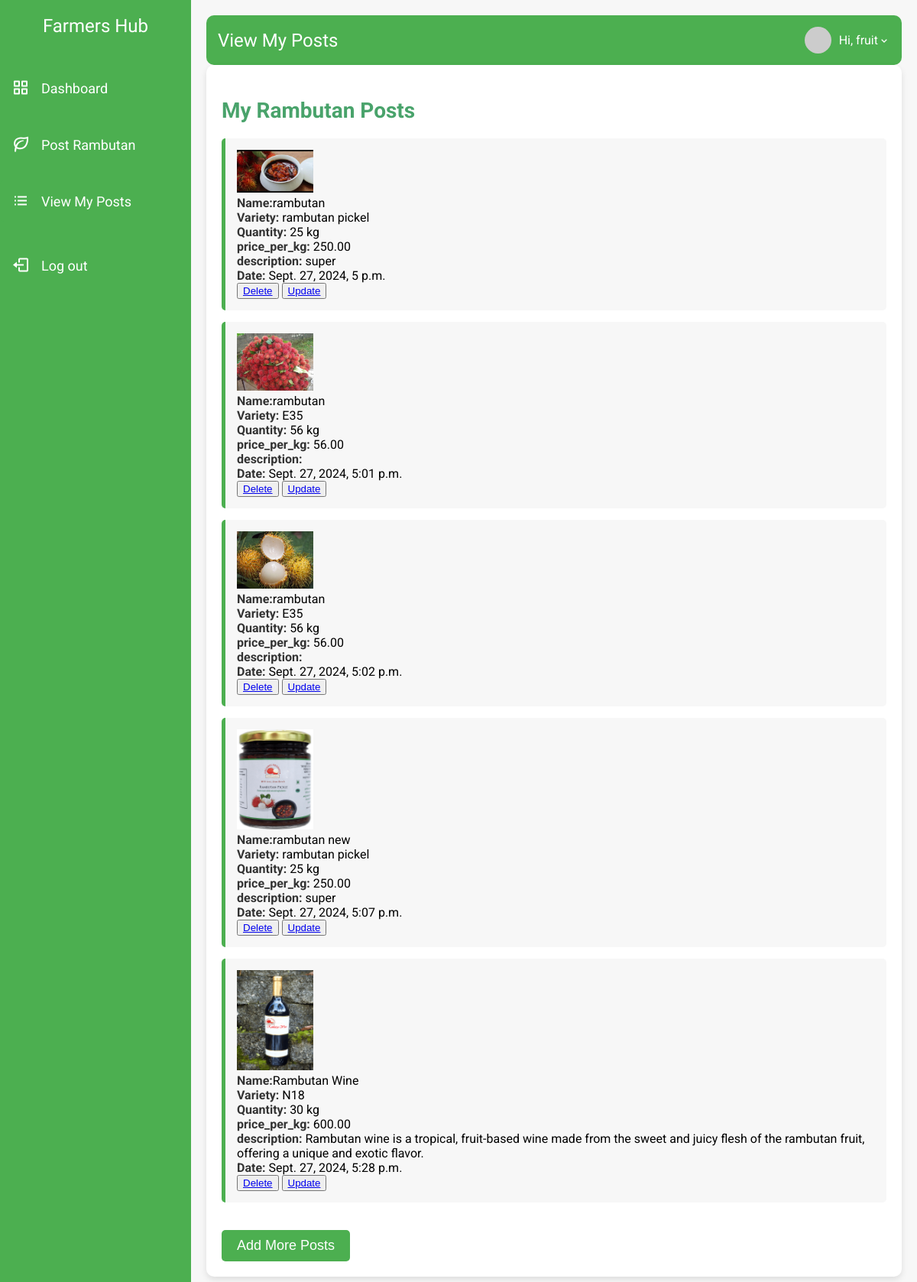
Page /view_posts/ (signed in) on the committed database.
### warehouse/models.py (models this page shows)
class Registeruser(AbstractUser):
    username = models.EmailField(unique=True)
    name = models.CharField(max_length=50,default='noname')
    contact = models.CharField(max_length=250, blank=True)
    address = models.CharField(max_length=250, blank=True)
    place = models.CharField(max_length=100, blank=True)
    role = models.CharField(max_length=10, choices=ROLE_CHOICES)
    groups = models.ManyToManyField(
        Group,
        related_name='registeruser_set',  # Custom related_name
        blank=True,
        help_text='The groups this user belongs to. A user will get all permissions granted to each of their groups.'
    )
    user_permissions = models.ManyToManyField(
        Permission,
        related_name='registeruser_set',  # Custom related_name
        blank=True,
        help_text='Specific permissions for this user.'
    )
    def __str__(self):
        return self.username

class RambutanPost(models.Model):
    farmer = models.ForeignKey('FarmerDetails', on_delete=models.CASCADE, related_name='rambutan_posts')
    name = models.CharField(max_length=255)
    variety = models.CharField(max_length=100)
    quantity = models.PositiveIntegerField()
    price_per_kg = models.DecimalField(max_digits=10, decimal_places=2)
    image = models.ImageField(upload_to='rambutan_images/', blank=True, null=True)
    description = models.TextField(blank=True, null=True)
    created_at = models.DateTimeField(auto_now_add=True)
    def __str__(self):
        return f"{self.name} ({self.variety}) - {self.quantity}kg"

### warehouse/views.py (the view)
# urls.py: path('view_posts/',views.view_posts,name='view_posts'),
@login_required
def view_posts(request):
    user = request.user
    try:
        farmer_details = user.farmerdetails
        posts = RambutanPost.objects.filter(farmer=farmer_details)
    except FarmerDetails.DoesNotExist:
        return redirect('farmer_details')
    context = {
        'posts': posts,
        'user': user
    }
    print(context)
    return render(request, 'view_posts.html', context)

### warehouse/templates/view_posts.html (shortened to what this page needs)
<!DOCTYPE html>
<html lang="en" dir="ltr">
<head>
  <link href="https://unpkg.com/boxicons@2.0.7/css/boxicons.min.css" rel="stylesheet">
</head>
<body>
  <div class="sidebar">
    <div class="logo-details">
      <span class="logo_name">Farmers Hub</span>
    </div>
    <ul class="nav-links">
      <li>
        <a href="{% url 'farmer_dashboard' %}">
          <i class='bx bx-grid-alt'></i>
          <span class="links_name">Dashboard</span>
        </a>
      </li>
      <li>
        <a href="{% url 'post_rambutan' %}">
          <i class='bx bx-leaf'></i>
          <span class="links_name">Post Rambutan</span>
        </a>
      </li>
      <li>
        <a href="{% url 'view_posts' %}" class="active">
          <i class='bx bx-list-ul'></i>
          <span class="links_name">View My Posts</span>
        </a>
      </li>
      <li class="log_out">
        <a href="{% url 'logout' %}">
          <i class='bx bx-log-out'></i>
          <span class="links_name">Log out</span>
        </a>
      </li>
    </ul>
  </div>
  <section class="home-section">
    <nav>
      <span class="dashboard">View My Posts</span>
      <div class="profile-details">
        <img src="https://via.placeholder.com/35" alt="Profile">
        <span>Hi, {{ user.name }}</span>
        <i class='bx bx-chevron-down'></i>
      </div>
    </nav>
    <div class="home-content">
      <div class="posts-section">
        <h2>My Rambutan Posts</h2>
        <ul>
          {% for post in posts %}
          <li>
            <img src="/media/{{ post.image }}" alt="{{ post.name }}" width="100px"><br>
            <strong>Name:</strong>{{post.name}}<br>
            <strong>Variety: </strong> {{ post.variety }}<br>
            <strong>Quantity: </strong> {{ post.quantity }} kg<br>
            <strong>price_per_kg: </strong>{{ post.price_per_kg }}<br>
            <strong>description: </strong>{{ post.description}}<br>
            <strong>Date: </strong> {{ post.created_at }}<br>
            <button><a href="{% url 'delete_post' post.id %}">Delete</a></button>
            <button><a href="{% url 'update_post' post.id%}">Update</a></button>
          </li>
          {% empty %}
          <li>No posts found. Add your first rambutan post.</li>
          {% endfor %}
        </ul>
        <a href="{% url 'post_rambutan' %}">
          <button class="submit-button">Add More Posts</button>
        </a>
      </div>
    </div>
  </section>
</body>
</html>

### warehouse/templates/view_posts.html (style rules this page uses)
body { font-family: 'Roboto', sans-serif; margin: 0; padding: 0; background-color: #f7f7f7; }
.sidebar { width: 250px; height: 100%; background: #4CAF50; position: fixed; left: 0; top: 0; padding-top: 20px; }
.logo-details { text-align: center; margin-bottom: 40px; }
.logo_name { font-size: 24px; font-family: 'Fredoka One', cursive; color: white; }
.nav-links { list-style: none; padding: 0; }
.nav-links li { margin-bottom: 20px; }
.nav-links li a { display: block; padding: 15px; text-decoration: none; font-size: 18px; color: white; display: flex; align-items: center; transition: 0.3s; }
.nav-links li a .bx { margin-right: 15px; font-size: 24px; }
.nav-links li a.active, .nav-links li a:hover { background-color: #4CAF50; border-radius: 5px; }
.log_out { margin-top: 30px; }
.home-section { margin-left: 250px; padding: 20px; background-color: #f7f7f7; min-height: 100vh; }
nav { display: flex; justify-content: space-between; align-items: center; background-color: #4CAF50; padding: 15px; border-radius: 10px; color: white; }
nav .dashboard { font-size: 24px; font-family: 'Fredoka One', cursive; }
nav .profile-details { display: flex; align-items: center; }
nav .profile-details img { width: 35px; height: 35px; border-radius: 50%; margin-right: 10px; }
.home-content { background-color: white; padding: 20px; border-radius: 10px; box-shadow: 0 4px 8px rgba(0, 0, 0, 0.1); }
.posts-section h2 { font-size: 28px; color: #49a36b; margin-bottom: 20px; }
.posts-section ul { list-style: none; padding: 0; }
.posts-section li { margin-bottom: 15px; padding: 15px; background-color: #f7f7f7; border-radius: 5px; border-left: 5px solid #4CAF50; }
.posts-section li strong { color: #333; }
.submit-button { background-color: #4CAF50; color: white; padding: 10px 20px; border: none; border-radius: 5px; cursor: pointer; font-size: 18px; margin-top: 20px; }

### rows in the picture
Registeruser: name "fruit"
RambutanPost: image (picture), name "rambutan", variety "rambutan pickel", quantity "25", price_per_kg "250.00", description "super", created_at "Sept. 27, 2024, 5 p.m."
RambutanPost: image (picture), name "rambutan", variety "E35", quantity "56", price_per_kg "56.00", created_at "Sept. 27, 2024, 5:01 p.m."
RambutanPost: image (picture), name "rambutan", variety "E35", quantity "56", price_per_kg "56.00", created_at "Sept. 27, 2024, 5:02 p.m."
RambutanPost: image (picture), name "rambutan new", variety "rambutan pickel", quantity "25", price_per_kg "250.00", description "super", created_at "Sept. 27, 2024, 5:07 p.m."
RambutanPost: image (picture), name "Rambutan Wine", variety "N18", quantity "30", price_per_kg "600.00", description "Rambutan wine is a tropical, fruit-based wine made from the sweet and juicy flesh of the rambutan fruit, offering a unique and exotic flavor.", created_at "Sept. 27, 2024, 5:28 p.m."
